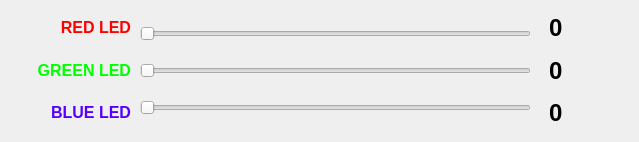
<?xml version="1.0" encoding="UTF-8"?>
<ui version="4.0">
 <class>Dialog</class>
 <widget class="QDialog" name="Dialog">
  <property name="geometry">
   <rect>
    <x>0</x>
    <y>0</y>
    <width>639</width>
    <height>142</height>
   </rect>
  </property>
  <property name="windowTitle">
   <string>Dialog</string>
  </property>
  <widget class="QWidget" name="layoutWidget">
   <property name="geometry">
    <rect>
     <x>549</x>
     <y>10</y>
     <width>81</width>
     <height>122</height>
    </rect>
   </property>
   <layout class="QVBoxLayout" name="verticalLayout_3">
    <item>
     <widget class="QLabel" name="red_label">
      <property name="text">
       <string>&lt;html&gt;&lt;head/&gt;&lt;body&gt;&lt;p&gt;&lt;span style=&quot; font-size:18pt; font-weight:600;&quot;&gt;0&lt;/span&gt;&lt;/p&gt;&lt;/body&gt;&lt;/html&gt;</string>
      </property>
     </widget>
    </item>
    <item>
     <widget class="QLabel" name="green_label">
      <property name="text">
       <string>&lt;html&gt;&lt;head/&gt;&lt;body&gt;&lt;p&gt;&lt;span style=&quot; font-size:18pt; font-weight:600;&quot;&gt;0&lt;/span&gt;&lt;/p&gt;&lt;/body&gt;&lt;/html&gt;</string>
      </property>
     </widget>
    </item>
    <item>
     <widget class="QLabel" name="blue_label">
      <property name="text">
       <string>&lt;html&gt;&lt;head/&gt;&lt;body&gt;&lt;p&gt;&lt;span style=&quot; font-size:18pt; font-weight:600;&quot;&gt;0&lt;/span&gt;&lt;/p&gt;&lt;/body&gt;&lt;/html&gt;</string>
      </property>
     </widget>
    </item>
   </layout>
  </widget>
  <widget class="QWidget" name="layoutWidget_2">
   <property name="geometry">
    <rect>
     <x>10</x>
     <y>10</y>
     <width>121</width>
     <height>121</height>
    </rect>
   </property>
   <layout class="QVBoxLayout" name="verticalLayout">
    <item>
     <widget class="QLabel" name="label">
      <property name="text">
       <string>&lt;html&gt;&lt;head/&gt;&lt;body&gt;&lt;p&gt;&lt;span style=&quot; font-size:12pt; font-weight:600; color:#ff0000;&quot;&gt;RED LED&lt;/span&gt;&lt;/p&gt;&lt;/body&gt;&lt;/html&gt;</string>
      </property>
      <property name="alignment">
       <set>Qt::AlignRight|Qt::AlignTrailing|Qt::AlignVCenter</set>
      </property>
     </widget>
    </item>
    <item>
     <widget class="QLabel" name="label_2">
      <property name="text">
       <string>&lt;html&gt;&lt;head/&gt;&lt;body&gt;&lt;p&gt;&lt;span style=&quot; font-size:12pt; font-weight:600; color:#00ff00;&quot;&gt;GREEN LED&lt;/span&gt;&lt;/p&gt;&lt;/body&gt;&lt;/html&gt;</string>
      </property>
      <property name="alignment">
       <set>Qt::AlignRight|Qt::AlignTrailing|Qt::AlignVCenter</set>
      </property>
     </widget>
    </item>
    <item>
     <widget class="QLabel" name="label_3">
      <property name="text">
       <string>&lt;html&gt;&lt;head/&gt;&lt;body&gt;&lt;p&gt;&lt;span style=&quot; font-size:12pt; font-weight:600; color:#5500ff;&quot;&gt;BLUE LED&lt;/span&gt;&lt;/p&gt;&lt;/body&gt;&lt;/html&gt;</string>
      </property>
      <property name="alignment">
       <set>Qt::AlignRight|Qt::AlignTrailing|Qt::AlignVCenter</set>
      </property>
     </widget>
    </item>
   </layout>
  </widget>
  <widget class="QWidget" name="layoutWidget_3">
   <property name="geometry">
    <rect>
     <x>140</x>
     <y>10</y>
     <width>391</width>
     <height>121</height>
    </rect>
   </property>
   <layout class="QVBoxLayout" name="verticalLayout_2">
    <item>
     <widget class="QSlider" name="red_slider">
      <property name="maximum">
       <number>255</number>
      </property>
      <property name="orientation">
       <enum>Qt::Horizontal</enum>
      </property>
      <property name="invertedAppearance">
       <bool>false</bool>
      </property>
      <property name="invertedControls">
       <bool>false</bool>
      </property>
     </widget>
    </item>
    <item>
     <widget class="QSlider" name="green_slider">
      <property name="maximum">
       <number>255</number>
      </property>
      <property name="orientation">
       <enum>Qt::Horizontal</enum>
      </property>
      <property name="invertedControls">
       <bool>false</bool>
      </property>
     </widget>
    </item>
    <item>
     <widget class="QSlider" name="blue_slider">
      <property name="maximum">
       <number>255</number>
      </property>
      <property name="orientation">
       <enum>Qt::Horizontal</enum>
      </property>
      <property name="invertedControls">
       <bool>false</bool>
      </property>
     </widget>
    </item>
   </layout>
  </widget>
 </widget>
 <resources/>
 <connections/>
</ui>
